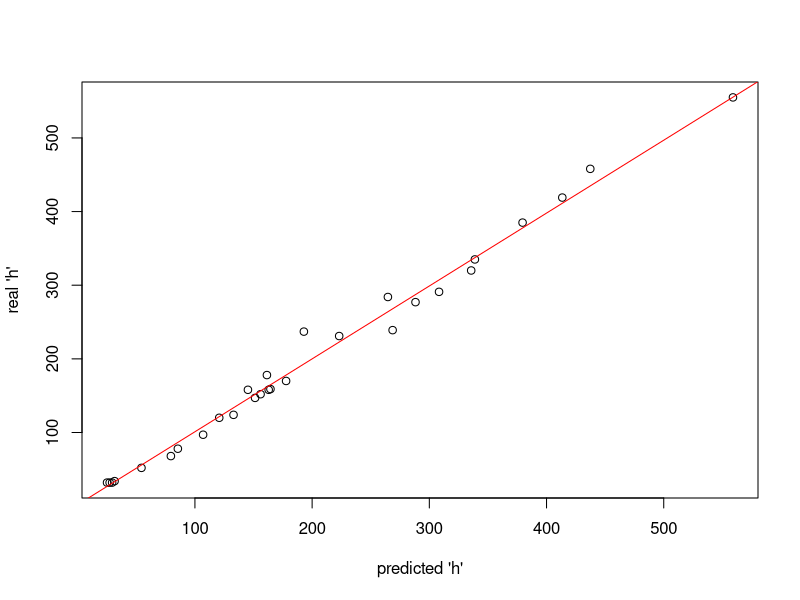

This figure's R source:
## ---- chunk 1
install.packages("earth")
## ---- chunk 2
setwd("C:/Book/Chapter3/Examples")
data <-read.csv(file="Ex3.6.csv",head=TRUE,sep=",")
data=data[c(1:29),c(1:6)];
## ---- chunk 3
library(earth)
mars1 <-earth(data$h~ ., data = data,degree=3)
print(mars1)
summary(mars1)

datax=data[c(1:29),c(1:5)];
prediction <- predict(mars1,datax)
prediction

plot(prediction,data$h,xlab="predicted 'h'",ylab="real 'h'")
best_line<-lm(prediction~data$h)
abline(best_line,col="red")
